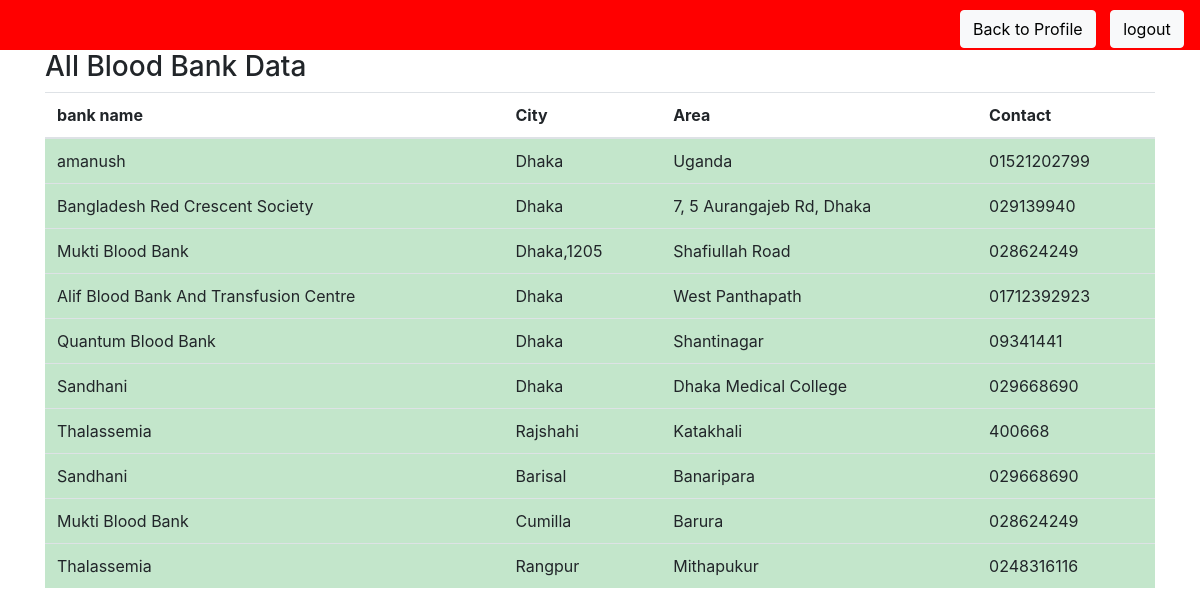
Screenshot of /html/showbank.php (signed in) with the database file from the repository.
### tables this page shows
CREATE TABLE `bank` (
  `name` varchar(50) NOT NULL,
  `city` varchar(50) NOT NULL,
  `area` varchar(50) NOT NULL,
  `contact` varchar(50) NOT NULL
);

### html/showbank.php (the view, shortened to what this page needs)
<?php
    include ("session.php");
     $sql = "select * from bank";
   $result = mysqli_query($conn,$sql);
?>
<html lang="en">
<head>
 <link rel="stylesheet" href="https://stackpath.bootstrapcdn.com/bootstrap/4.1.3/css/bootstrap.min.css">
</head>
<body>
    <div style="height: 50px;width:100% ; background-color:red;">
        <button type="button" style="margin-left: 80%; margin-top: 10px;" class="btn btn-light"><a href="profile.php" style="text-decoration: none; color:black;">Back to Profile</a></button>
        <button type="button" style="margin-left: 10px; margin-top: 10px;"class="btn btn-light"><a href="../index.php" style="text-decoration: none; color:black;">logout</a></button>
    </div>
    <div class="container">
        <h3>All Blood Bank Data</h3>
  <table class="table">
    <thead>
      <tr>
        <th>bank name</th>
        <th>City </th>
        <th>Area</th>
        <th>Contact</th>
      </tr>
    </thead>
    <tbody>
        <?php
   while($row = mysqli_fetch_array($result))
   {
    ?>
        <tr class="table-success">
            <form method="post">
        <td><?php echo $row['name']; ?></td>
        <td><?php echo $row['city']; ?> </td>
        <td><?php echo $row['area']; ?></td>
        <td><?php echo $row['contact']; ?></td>
        </form>
      </tr>
 <?php
}
?>
      </tbody>
  </table>
</div>
</body>
</html>

### rows the page displays
bank: name "amanush", city "Dhaka", area "Uganda", contact "01521202799"
bank: name "Bangladesh Red Crescent Society", city "Dhaka", area "7, 5 Aurangajeb Rd, Dhaka", contact "029139940"
bank: name "Mukti Blood Bank", city "Dhaka,1205", area "Shafiullah Road", contact "028624249"
bank: name "Alif Blood Bank And Transfusion Centre", city "Dhaka", area "West Panthapath", contact "01712392923"
bank: name "Quantum Blood Bank", city "Dhaka", area "Shantinagar", contact "09341441"
bank: name "Sandhani", city "Dhaka", area "Dhaka Medical College", contact "029668690"
bank: name "Thalassemia", city "Rajshahi", area "Katakhali", contact "400668"
bank: name "Sandhani", city "Barisal", area "Banaripara", contact "029668690"
bank: name "Mukti Blood Bank", city "Cumilla", area "Barura", contact "028624249"
bank: name "Thalassemia", city "Rangpur", area "Mithapukur", contact "0248316116"
